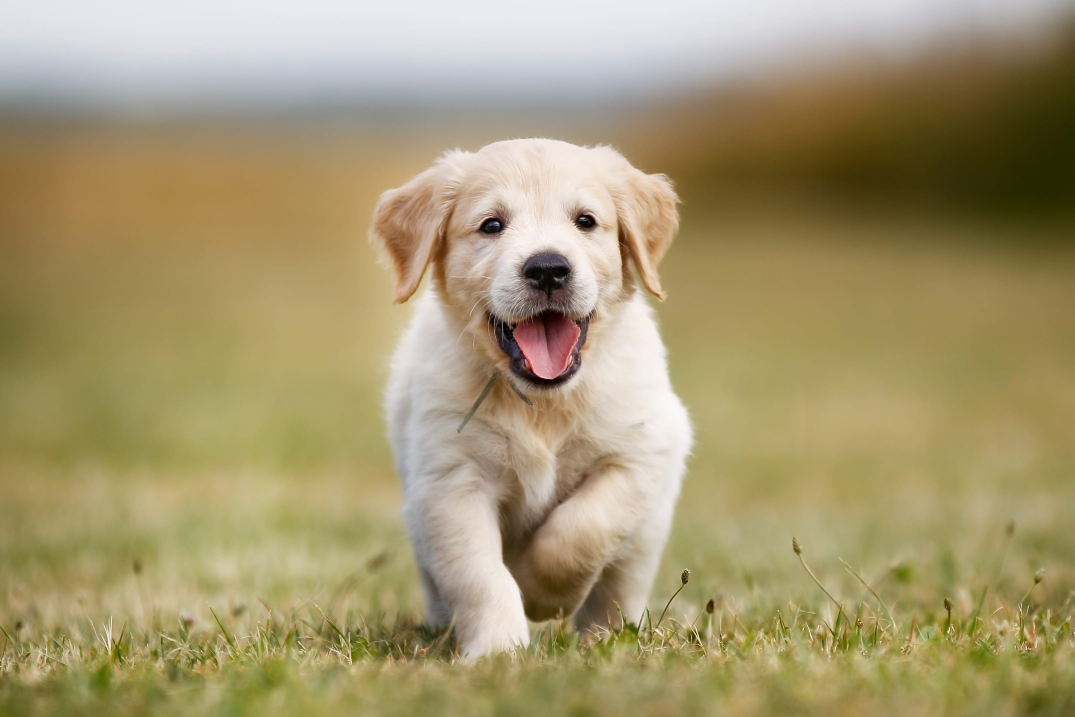
#> input picture images/dog.jpg, 3224 x 2149 px (shown at 1/3 size)
$ python train.py
#> lines starting #> are read from the running program, lines starting #| are printed output that depends on the picture
### environment.py
import time
import tkinter as tk
import numpy as np
from tkinter import ttk
from PIL import ImageTk, Image


pixels = 100
PhotoImage = ImageTk.PhotoImage
NORM_FONT= ("Verdana", 10)

class Environment(tk.Tk):
    def __init__(self):
        super(Environment, self).__init__()
        self.height = 5
        self.width = 5
        self.actions = ['UP','LEFT','DOWN','RIGHT']
        self.title = "Dog Gridworld"
        self.images = self.get_images()
        self.canvas = self.create_env()
        self.initial_state = self.get_state_no(self.dog)
        self.fire_states = [self.get_state_no(x) for x in self.fires]
        self.texts = []

    def create_env(self):
        canvas = tk.Canvas(self, height = (self.height+1) * pixels, width = self.width * pixels, bg='white')
        for i in range(0, self.width * pixels, 100):
            canvas.create_line(0, i, pixels*self.width, i)

        for i in range(0, (self.height+1) * pixels, 100):
            canvas.create_line(i,0,i, pixels * self.height)
        self.dog = canvas.create_image(1*pixels/2, 1*pixels/2, image = self.images['dog'])
        self.fire_1 = canvas.create_image(3*pixels/2, 3*pixels/2, image = self.images['fire'])
        self.fire_2 = canvas.create_image(3*pixels/2, 5*pixels/2, image = self.images['fire'])
        self.fire_3 = canvas.create_image(1*pixels/2, 7*pixels/2, image = self.images['fire'])
        self.fire_4 = canvas.create_image(7*pixels/2, 5*pixels/2, image = self.images['fire'])
        self.fire_5 = canvas.create_image(7*pixels/2, 9*pixels/2, image = self.images['fire'])
        self.apple_1 = canvas.create_image(5*pixels/2, 5*pixels/2, image = self.images['apple'])
        self.apple_2 = canvas.create_image(1*pixels/2, 9*pixels/2, image = self.images['apple'])
        self.text_msg = canvas.create_text(5*pixels/2, 11*pixels/2, text="Welcome to the dog world")
        self.fires = [self.fire_1, self.fire_2, self.fire_3, self.fire_4, self.fire_5]
        self.goals_achieved = set()
        canvas.pack()
        return canvas

    def get_images(self):
        dog = PhotoImage(Image.open("images/dog.jpg").resize((int(0.8*pixels), int(0.8*pixels))))
        fire = PhotoImage(Image.open("images/fire.jpg").resize((int(0.8*pixels), int(0.8*pixels))))
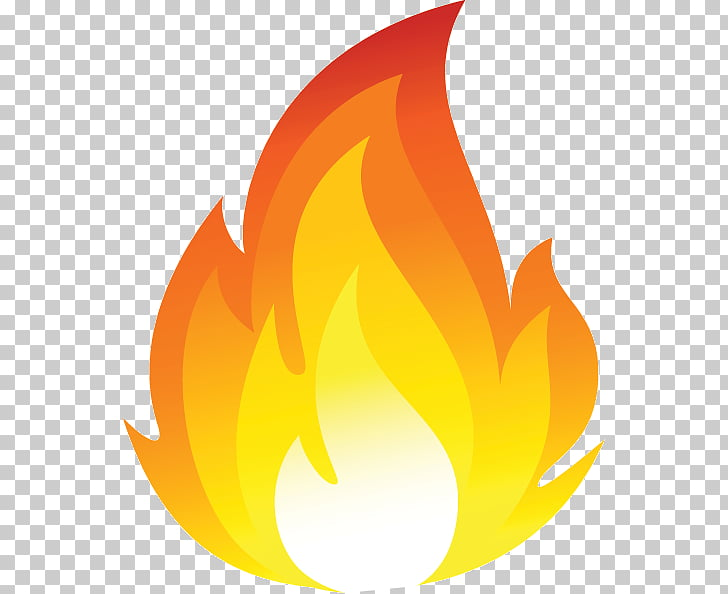
#> input picture images/fire.jpg, 728 x 594 px
        apple = PhotoImage(Image.open("images/apple.jpg").resize((int(0.8*pixels), int(0.8*pixels))))
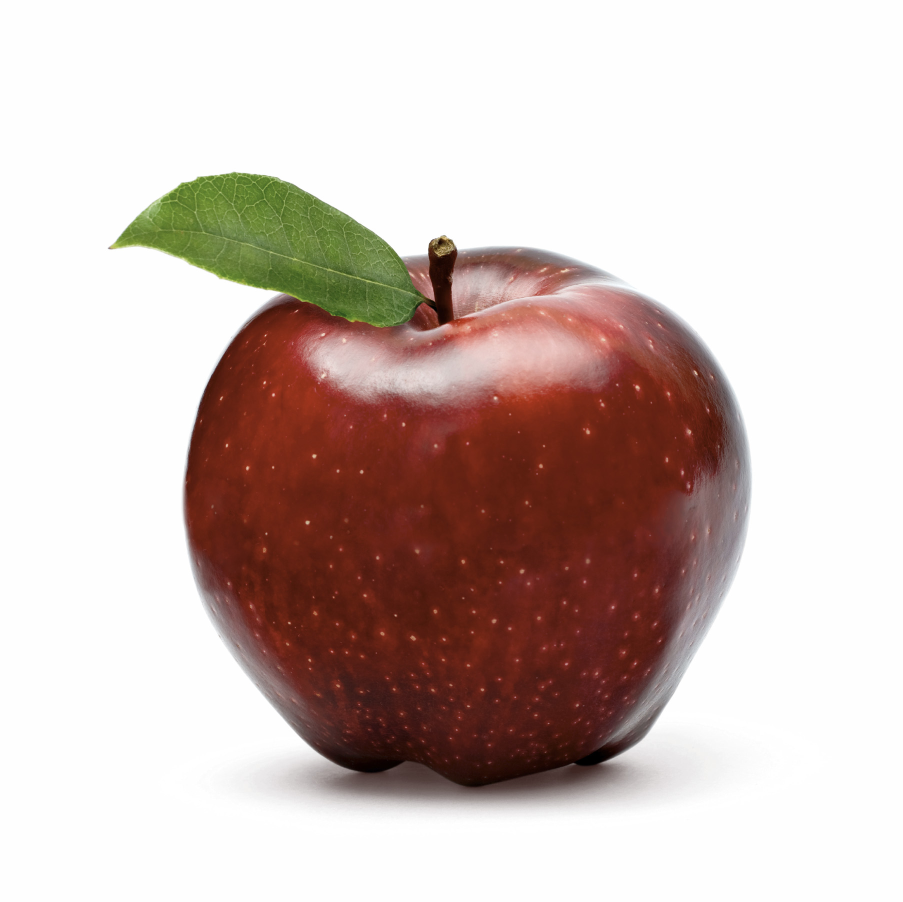
#> input picture images/apple.jpg, 1805 x 1803 px (shown at 1/2 size)
        return {'dog':dog, 'fire':fire, 'apple':apple}

    def get_state(self, coords):
        x = int((coords[0] - pixels/2)/pixels)
        y = int((coords[1] - pixels/2)/pixels)
        return x*self.width + y

    def get_state_no(self, canvas_object):
        return self.get_state(self.canvas.coords(canvas_object))

    # [14 lines left out: function restart, not called in this run]

    def num_states(self):
        return self.width * self.height

    def num_actions(self):
        return len(self.actions)

    # [63 lines left out: functions step, get_action, get_next_state, not called in this run]

    def render(self):
        time.sleep(0.01)
        self.update()


### train.py
from environment import Environment
from Qlearn import Qlearn
import tkinter as tk

num_training = 50

if __name__ == "__main__":
    env = Environment()
#> (the run stopped early here; a loop or call above may not have finished)
